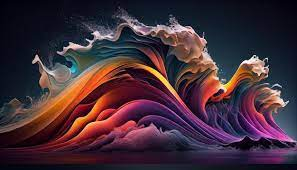
#> input picture Ders/resim2.jpg, 297 x 170 px
$ python resimokuma.py
#> lines starting #> are read from the running program, lines starting #| are printed output that depends on the picture
import cv2
import numpy as np
from matplotlib import pyplot as plt

#Dosyadan resim okuma
foto = cv2.imread('resim2.jpg')
#> foto is the input picture: shape (170, 297, 3); mean B, G, R 56, 44.9, 66.6
cv2.imshow('goruntu',foto)

B = foto[:,:,0]
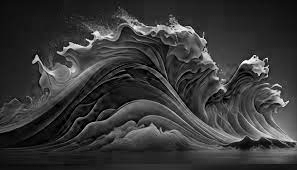
#> B: shape (170, 297); min 0, max 255, mean 56
G = foto[:,:,1]
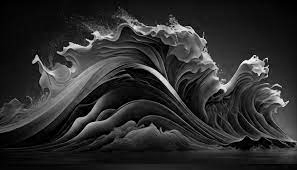
#> G: shape (170, 297); min 0, max 255, mean 44.9
R = foto[:,:,2]
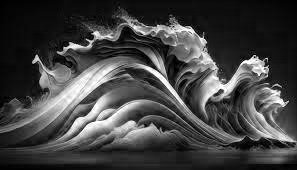
#> R: shape (170, 297); min 0, max 255, mean 66.6

cv2.imshow('mavi',B)
cv2.imshow('yesil',G)
cv2.imshow('kirmizi',R)
#cv2.waitKey()
print(foto.shape)
#| (170, 297, 3)
print(R.shape)
#| (170, 297)
x = 4 #Sutun
y = 3 #Satir
kanal = 0
yogunluk_b = foto[y,x,kanal]
#> yogunluk_b = 13
print("yogunluk:",yogunluk_b)
#| yogunluk: 13
yogunluk_r = R[y,x]
#> yogunluk_r = 1
print("yogunluk_gray:",yogunluk_r)
#| yogunluk_gray: 1
maksimum_yogunluk = np.max(B)
#> maksimum_yogunluk = 255
minimum_yogunluk = np.min(B)
#> minimum_yogunluk = 0
print("Maks:",maksimum_yogunluk,"Min: ",minimum_yogunluk)
#| Maks: 255 Min:  0
print(foto[y,x])#Tam kordinatın RGB değerlerini döner
#| [13  1  1]

#Gorüntünün belirli piksellerini elde etme ve ekranda gösterme
parca2 = R[20:180,40:280]
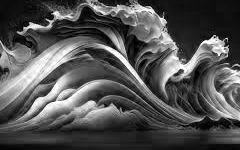
#> parca2: shape (150, 240); min 0, max 255, mean 82.7
print(parca2)
#> (printed output is left out)
cv2.imshow("parca",parca2)
cv2.waitKey()
